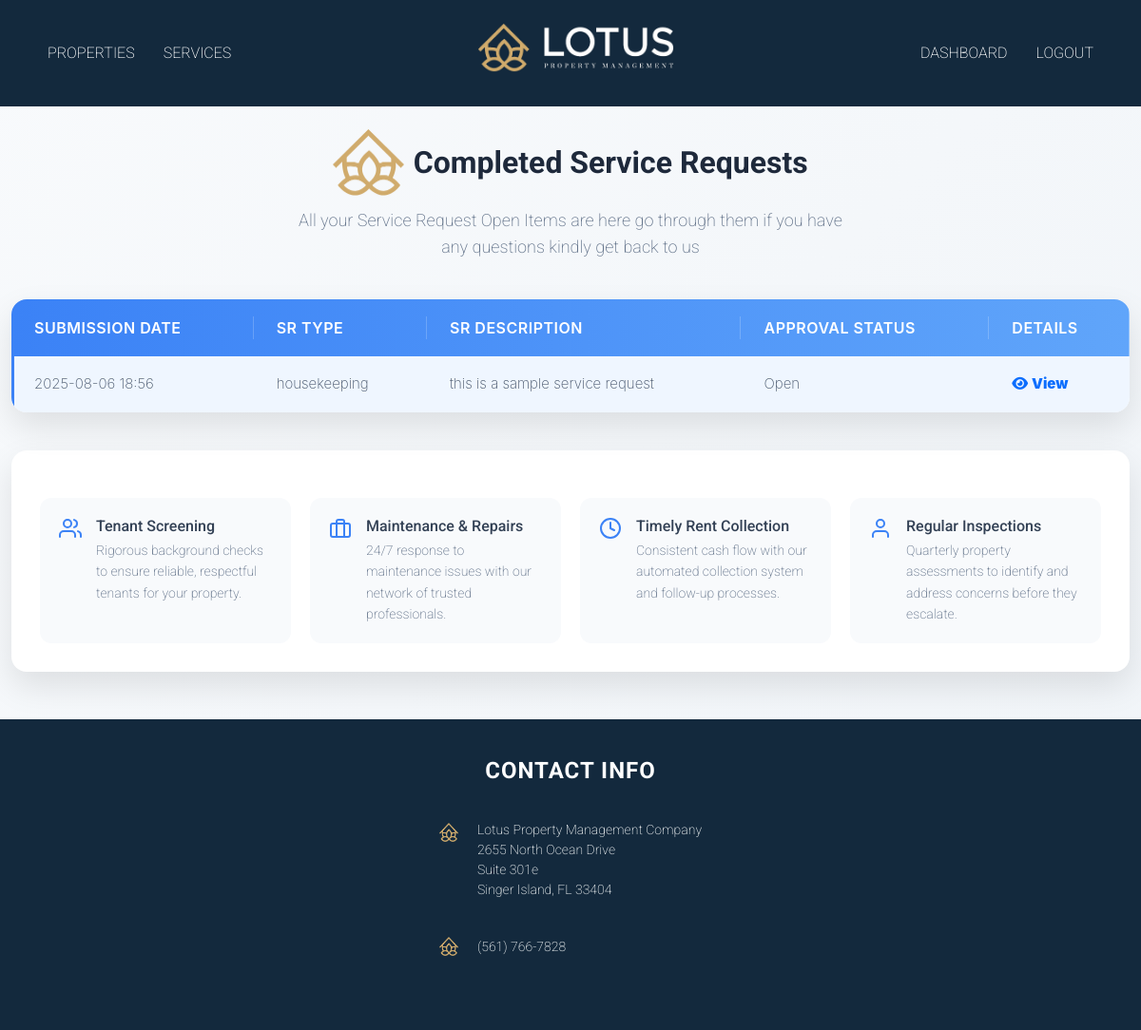
The page /open_services (signed in) on the database as committed earlier.
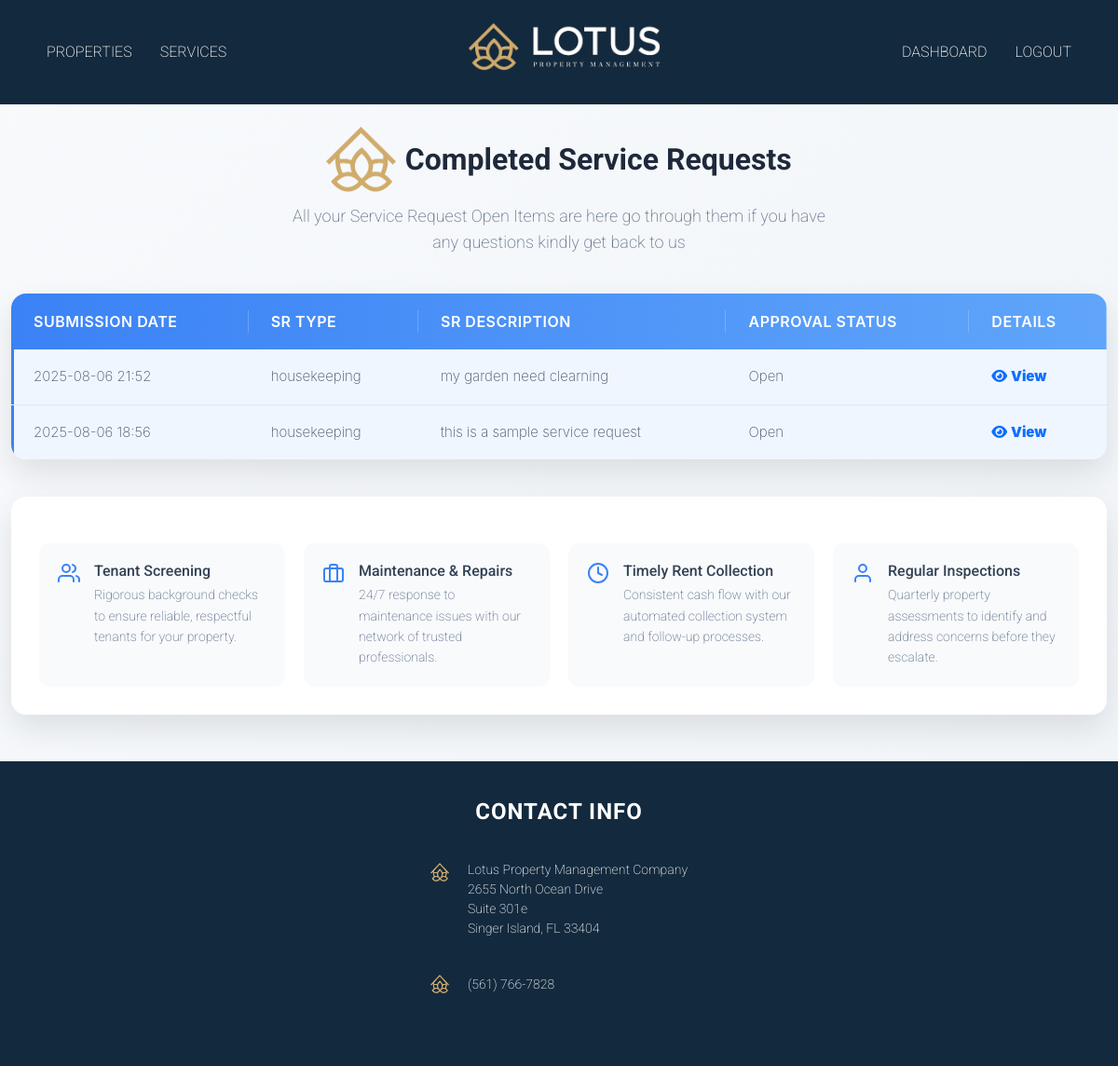
The same page on the database as committed later.
### servicedetails/models.py (models this page shows, shortened)
class ServiceRequest(models.Model):
    STATUS_CHOICES = [
        ('pending', 'Pending'),
        ('open', 'Open'),
        ('completed', 'Completed'),
        ('denied', 'Denied'),
    ]
    REQUEST_TYPE_CHOICES = [
        ('interior_residence', 'INTERIOR RESIDENCE'),
        ('exterior_structure', 'EXTERIOR STRUCTURE'),
        ('exterior_grounds', 'EXTERIOR GROUNDS'),
        ('housekeeping', 'HOUSEKEEPING'),
        ('water_features', 'WATER FEATURES'),
        ('storm_preparedness', 'STORM PREPAREDNESS'),
        ('other', 'OTHER'),
    ]
    user = models.ForeignKey(Client, on_delete=models.CASCADE)  # Use Client from mainapp
    request_type = models.CharField(max_length=50, choices=REQUEST_TYPE_CHOICES)  # Updated field
    description = models.TextField()
    status = models.CharField(max_length=10, choices=STATUS_CHOICES, default='open')
    floor_plan_name = models.CharField(max_length=100, blank=True, null=True)
    status_remarks = models.TextField(blank=True, null=True)
    vendor = models.ForeignKey(Vendor, on_delete=models.SET_NULL, null=True, blank=True)  # Use Vendor from mainapp
    created_at = models.DateTimeField(auto_now_add=True)
    completation_denied_date = models.DateField(blank=True, null=True)
    client_approval = models.CharField(max_length=10, choices=APPROVAL_CHOICES, default='Pending', blank=True)
    cost = models.IntegerField(default=0)
    cost_remarks = models.TextField(blank=True, null=True)

### mainapp/views.py (the view)
# urls.py: path('open_services', open_services, name='open_services'),  # ✅ Added service request URL
def open_services(request):
    client_id = request.session.get("client_id")
    if not client_id:
        return redirect("mainapp:client_login")  # Redirect if not logged in
    try:
        client = Client.objects.get(id=client_id)  # Fetch the client instance
    except Client.DoesNotExist:
        return redirect("mainapp:client_login")
    service_requests = ServiceRequest.objects.filter(user=client, status='open').order_by('-created_at')
    return render(request, 'services/allservices/open_services.html', {'service_requests': service_requests})

### template/services/allservices/open_services.html (shortened to what the changed rows need)
{% extends "outbase.html" %}
{% load static %}
{% block content %}
<link rel="stylesheet" href="https://cdnjs.cloudflare.com/ajax/libs/font-awesome/6.5.0/css/all.min.css">
    <div class="container">
        <div class="table-container">
            <table class="services-table">
                <thead>
                    <tr>
                        <th>Submission Date</th>
                        <th>SR Type</th>
                        <th>SR Description</th>
                        <th>Approval Status</th>
                        <th>Details</th>
                    </tr>
                </thead>
                <tbody>
                    {% for request in service_requests %}
                    <tr class="{% if request.status == 'open' %}active{% endif %}">
                        <td class="submission-date">{{ request.created_at|date:"Y-m-d H:i" }}</td>
                        <td class="sr-type">{{ request.request_type }}</td>
                        <td class="sr-description">{{ request.description }}</td>
                        <td class="sr-status">
                            {% if request.status == 'completed' %}
                                Completed
                            {% elif request.status == 'pending' %}
                                Pending
                            {% elif request.status == 'denied' %}
                                Denied
                            {% else %}
                                Open
                            {% endif %}
                        </td>
                        <td>
                            <a href="#" class="btn-outline-primary" title="View" onclick="openModal(this)">
                                <i class="fa-solid fa-eye"> <b> View </b></i>
                            </a>
                        </td>
                    </tr>
                    {% empty %}
                    <tr>
                        <td colspan="5">No service requests found.</td>
                    </tr>
                    {% endfor %}
                </tbody>
            </table>
        </div>
    </div>
{% endblock content %}

Rows that differ between the two databases and show on the page:
now on this page (row edited): ServiceRequest: created_at "2025-08-06 21:52", request_type "housekeeping", description "my garden need clearning", status "Open"
